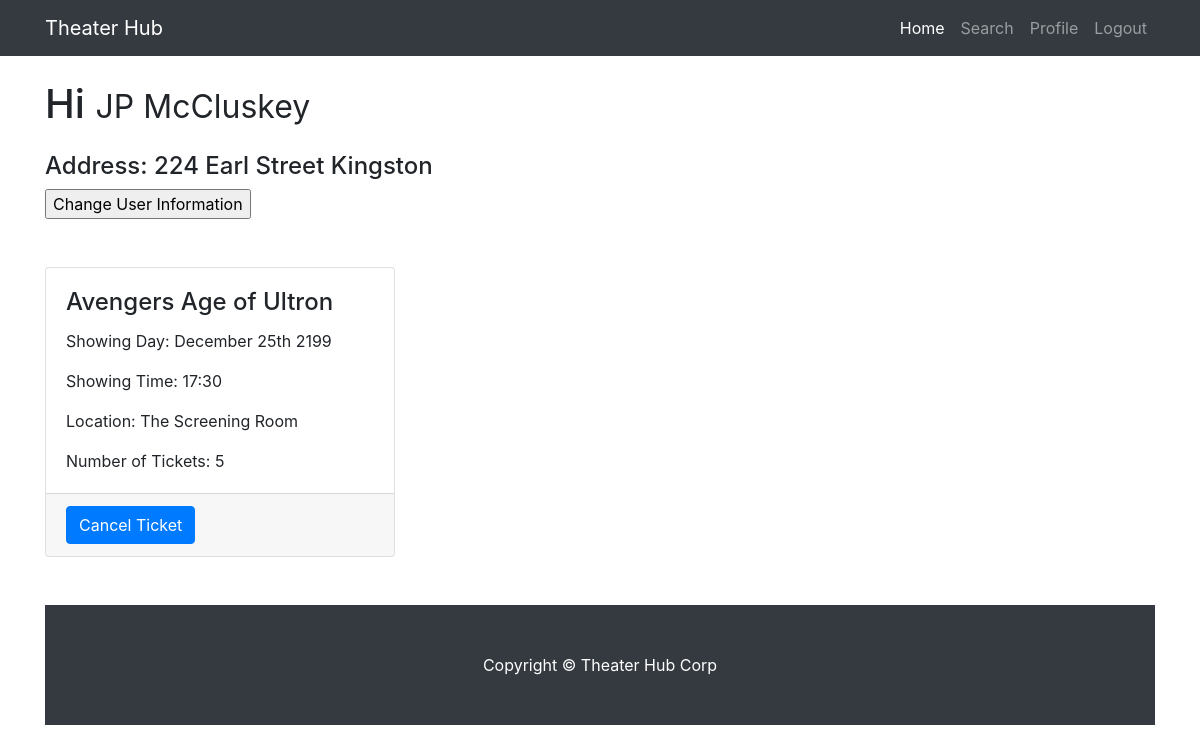
The app's page /profile.php (signed in), older data.
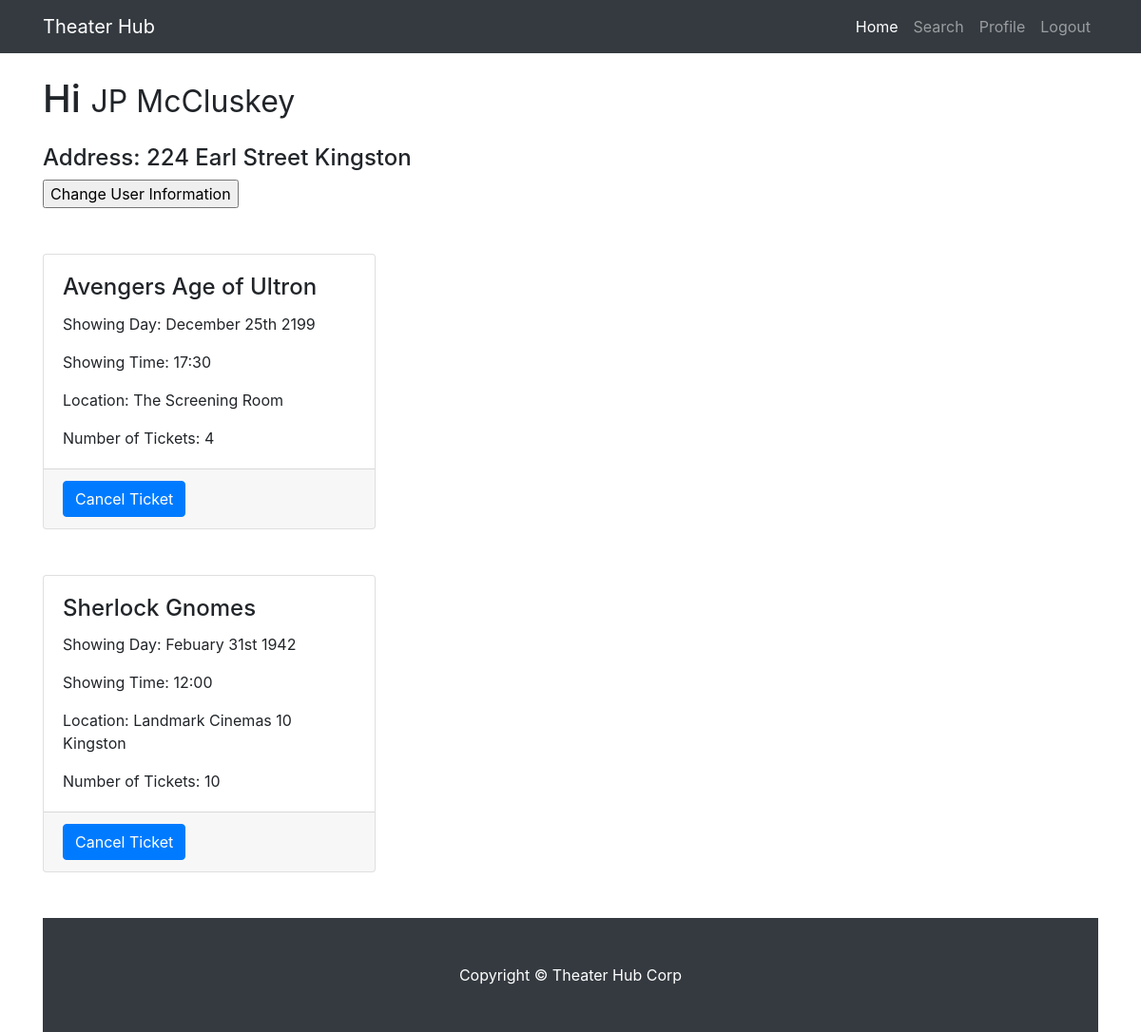
The same page, newer data.
### tables this page shows
CREATE TABLE User (
AccountNumber 	 VARCHAR(8) 		NOT NULL,
FNAME 			 VARCHAR(30) 		NOT NULL,
LNAME 			 VARCHAR (30) 		NOT NULL,
StreetNumber 	 INTEGER 			NOT NULL,
Street 			 VARCHAR(15) 		NOT NULL,
City 			 VARCHAR(15) 		NOT NULL,
PhoneNumber 	 INTEGER 			NOT NULL,   
Email 			 VARCHAR(30) 		NOT NULL,
Password 		 VARCHAR(20) 		NOT NULL,
CreditCardNumber VARCHAR(16) 		,
ExpDate 		 NUMERIC(4,0) 		,         
 
IsAdmin          NUMERIC(1,0)       NOT NULL,
PRIMARY KEY (AccountNumber)  
);

CREATE TABLE Reservations (
AccountNumber 	    CHAR(8) 			NOT NULL,
ReservationNumber   INTEGER             NOT NULL,    
ShowingNumber       INTEGER             NOT NULL,    
Quantity 		    INTEGER     	    NOT NULL,
PRIMARY KEY(ReservationNumber),
FOREIGN KEY(ShowingNumber) REFERENCES Showing(ShowingNumber),
FOREIGN KEY(AccountNumber) REFERENCES User(AccountNumber) ON DELETE CASCADE
);

CREATE TABLE Showing (
ShowingNumber               INTEGER         NOT NULL,    
MovieTitle			        VARCHAR(30)	    NOT NULL,
ComplexName			        VARCHAR(50)	    NOT NULL,
StartTime			        VARCHAR(30) 	NOT NULL,    
StartDate			        VARCHAR(30)     NOT NULL,    
TheaterNumber			    INTEGER		    NOT NULL,
NumberOfSeatsAvailable      INTEGER		    NOT NULL,
PRIMARY KEY(ShowingNumber, MovieTitle),
FOREIGN KEY(MovieTitle) REFERENCES Movie(MovieTitle),
FOREIGN KEY(ComplexName, TheaterNumber) REFERENCES TheaterRoom(ComplexName,TheaterNumber)
);

### profile.php (the view, shortened to what this page needs)
<?php
    $servername = "localhost";
    $username = "root";
    $password = "";
    $dbname = "final_theaterdb";
    $conn = new mysqli($servername, $username, $password, $dbname);
    $accountnumber = $_SESSION["accountnumber"];
    $fname_query_result = $conn->query("select FNAME from User where AccountNumber ='$accountnumber'");
    $fname = mysqli_fetch_array($fname_query_result)['FNAME'];
    $lname_query_result = $conn->query("select LNAME from User where AccountNumber ='$accountnumber'");
    $lname = mysqli_fetch_array($lname_query_result)['LNAME'];
    $streetnum_query_result = $conn->query("select StreetNumber from User where AccountNumber ='$accountnumber'");
    $streetnum = mysqli_fetch_array($streetnum_query_result)['StreetNumber'];
    $street_query_result = $conn->query("select Street from User where AccountNumber ='$accountnumber'");
    $street = mysqli_fetch_array($street_query_result)['Street'];
    $city_query_result = $conn->query("select City from User where AccountNumber ='$accountnumber'");
    $city = mysqli_fetch_array($city_query_result)['City'];
    $resnum_query_result = $conn->query("select ReservationNumber from Reservations where AccountNumber ='$accountnumber'");
?>
<!DOCTYPE html>
<html lang="en">
  <head>
    <link href="vendor/bootstrap/css/bootstrap.min.css" rel="stylesheet">
    <link href="css/portfolio-item.css" rel="stylesheet">
  </head>
  <body>
    <nav class="navbar navbar-expand-lg navbar-dark bg-dark fixed-top">
      <div class="container">
        <a class="navbar-brand" href="#">Theater Hub</a>
        <div class="collapse navbar-collapse" id="navbarResponsive">
          <ul class="navbar-nav ml-auto">
            <li class="nav-item active">
              <a class="nav-link" href="home.php">Home
              </a>
            </li>
            <li class="nav-item">
              <a class="nav-link" href="search.php">Search</a>
            </li>
             <li class="nav-item">
              <a class="nav-link" href="profile.php">Profile</a>
            </li>
            <li class="nav-item">
              <a class="nav-link" href="login.html">Logout</a>
            </li>
          </ul>
        </div>
      </div>
    </nav>
    <div class="container">
      <h1 class="my-4">Hi
        <?php
        echo "<small>" . $fname . " "  . $lname . "</small>";
        ?>
      </h1>
      <h4> Address: <?php echo "$streetnum "; echo " $street"; echo  "  $city"; ?> </h4>
      <form>
<input type="button" value="Change User Information" onclick="window.location.href='UserSettings.php'" />
</form>
<br>
<?php
while ($row = mysqli_fetch_array($resnum_query_result)) {
    $resnum = $row['ReservationNumber'];
    $shonum_query_result = $conn->query("select ShowingNumber from Reservations where AccountNumber ='$accountnumber' and ReservationNumber = '$resnum' ");
    $shonum = mysqli_fetch_array($shonum_query_result)['ShowingNumber'];
    $quantity_query_result = $conn->query("select Quantity from Reservations where AccountNumber ='$accountnumber'and ReservationNumber = '$resnum' ");
    $quantity = mysqli_fetch_array($quantity_query_result)['Quantity'];
    $date_query_result = $conn->query("select StartDate from Showing where ShowingNumber ='$shonum' ");
    $date = mysqli_fetch_array($date_query_result)['StartDate'];
    $complex_query_result = $conn->query("select ComplexName from Showing where ShowingNumber ='$shonum'");
    $complex = mysqli_fetch_array($complex_query_result)['ComplexName'];
    $time_query_result = $conn->query("select StartTime from Showing where ShowingNumber ='$shonum'");
    $time = mysqli_fetch_array($time_query_result)['StartTime'];
    $movie_query_result = $conn->query("select MovieTitle from Showing where ShowingNumber ='$shonum'");
    $movie = mysqli_fetch_array($movie_query_result)['MovieTitle'];
?>
    <div class="row">
       <div class="col-sm-4 my-4">
          <div class="card">
            <div class="card-body">
              <h4 class="card-title"> <?php echo  $movie ; ?> </h4>
              <p class="card-text">Showing Day: <?php echo  $date ; ?> </p>
               <p class="card-text">Showing Time: <?php echo $time ; ?> </p>
               <p class="card-text">Location: <?php echo  $complex ; ?> </p>
               <p class="card-text">Number of Tickets: <?php echo  $quantity ; ?> </p>
            </div>
            <div class="card-footer">
            	<?php
            	echo "<form method='get' action='cancelticket.php'>";
                echo "<input type='submit' class='btn btn-primary'  value='Cancel Ticket' >";
                echo "</form>";
                ?>
            </div>
          </div>
        </div>
    </div>
<?php
}
?>
    <br>
    <footer class="py-5 bg-dark">
      <div class="container">
        <p class="m-0 text-center text-white">Copyright &copy; Theater Hub Corp</p>
      </div>
    </footer>
  </body>
</html>

### css/portfolio-item.css (style rules this page uses)
body { padding-top: 54px; }
@media (min-width: 992px) { body { padding-top: 56px; } }

Row changes from the older to the newer data that the page shows:
changed reservations "Avengers Age of Ultron": Quantity "5" → "4"
added reservations: showing.MovieTitle "Sherlock Gnomes", showing.StartDate "Febuary 31st 1942", showing.StartTime "12:00", showing.ComplexName "Landmark Cinemas 10 Kingston", Quantity "10"
